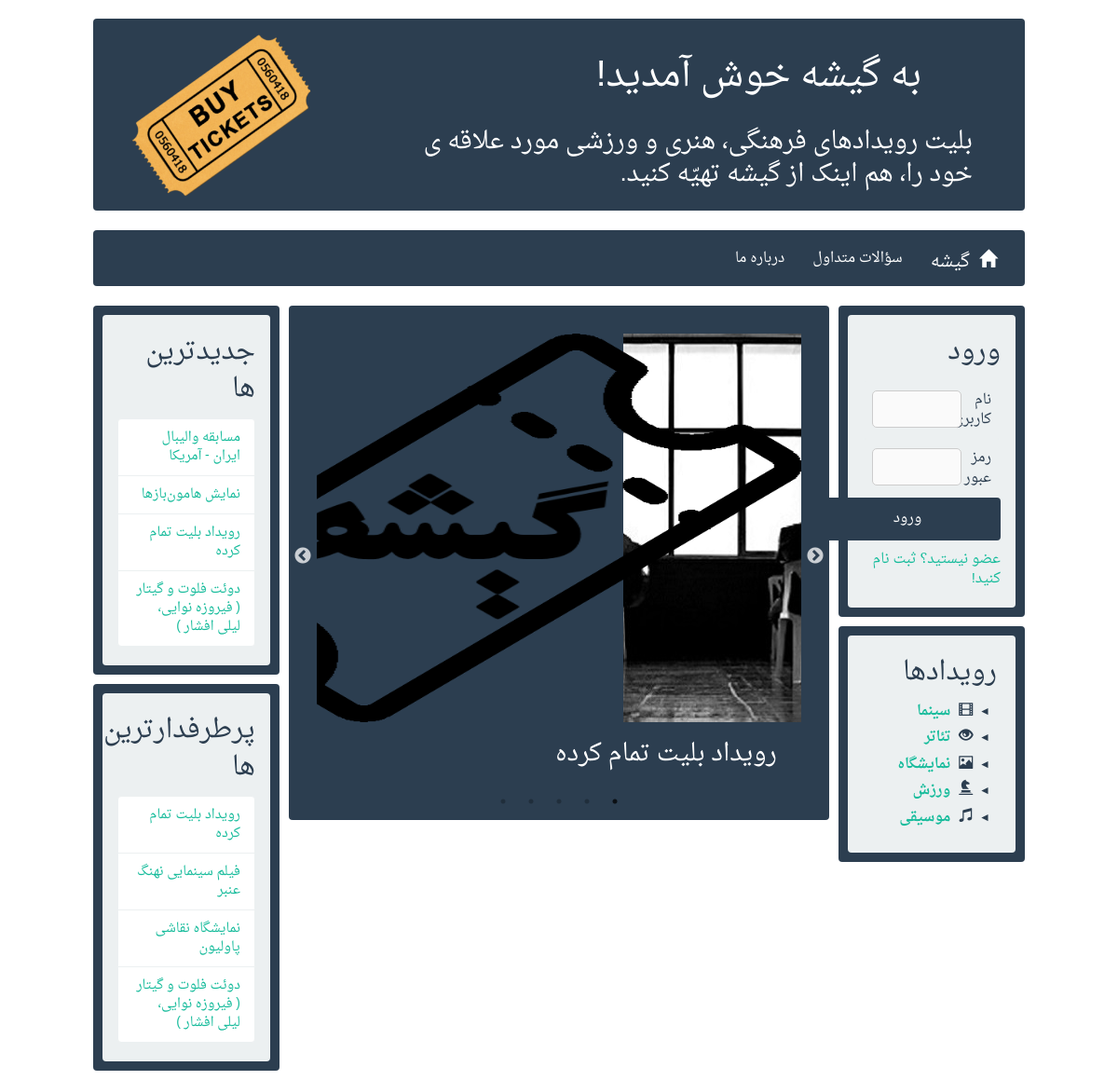
The page / on the database its author committed.
### services/models.py (models this page shows, shortened)
class Category(models.Model):
	category_name = models.CharField(max_length=100)
	category_glyphicon = models.CharField(max_length=30, null=True, blank=True)
	class Meta:
		verbose_name_plural = "دسته‌ها"
		verbose_name = "دسته"

class Event(models.Model):
	category = models.ForeignKey(Category)
	subcategory = ChainedForeignKey(SubCategory,
		chained_field="category",
		chained_model_field="category",
		show_all=False,
        auto_choose=True)
	event_title = models.CharField(max_length=255)
	event_image = models.ImageField(upload_to='media/', blank=True, default="media/noimage.png")
	event_place = models.CharField(max_length=255)
	event_description = models.TextField(blank=True)
	event_date = models.DateField()
	event_time = models.TimeField()
	event_deadline_date = models.DateField()
	event_deadline_time = models.TimeField()
	submit_date = models.DateTimeField(default=datetime.now)
	organizer = models.ForeignKey(Organizer)
	event_avg_rate = models.FloatField(default=0.0)
	class Meta:
		verbose_name_plural = "رویدادها"
		verbose_name = "رویداد"

### services/views.py (the view, shortened to what this page needs)
# urls.py: url(r'^$', 'services.views.home'),
def home(request):
	layout = get_layout()
	available_events = models.Event.objects.exclude(event_deadline_date__lt=datetime.datetime.now().date()).exclude(event_deadline_date=datetime.datetime.now().date(), event_deadline_time__lt=datetime.datetime.now().time()).order_by('?')[:5]
	if request.method == 'POST':
		return our_login(request) # don't forget to return!
	else:
		form = LoginForm()
		return render(request, 'home.html',
			{'form': form,
			'home': True,
			'visitor': True,
			'categories': layout['categories'],
			'available_events': available_events,
			'newest': layout['newest'],
			'most_populars': layout['most_populars']})

### users/forms.py
class LoginForm(forms.Form):
	username = forms.CharField(required=True, label='نام کاربری')
	password = forms.CharField(required=True, label='رمز عبور', widget=forms.PasswordInput)

### services/views.py (called while the page is built)
def get_layout():
	categories = models.Category.objects.all()
	most_populars = models.Event.objects.exclude(event_deadline_date__lt=datetime.datetime.now().date()).exclude(event_deadline_date=datetime.datetime.now().date(), event_deadline_time__lt=datetime.datetime.now().time()).order_by('-event_avg_rate')[:4]
	newest = models.Event.objects.exclude(event_deadline_date__lt=datetime.datetime.now().date()).exclude(event_deadline_date=datetime.datetime.now().date(), event_deadline_time__lt=datetime.datetime.now().time()).order_by('-submit_date')[:4]
	return {'categories': categories, 'newest': newest, 'most_populars': most_populars}

### services/templates/home.html (shortened to what this page needs)
{% extends "layout.html" %}
{% load static %}
{% block content %}
	<div id="main" style="border-radius: 4px">
		<div class="carousel">
			{% for event in available_events %}
			<div style="outline: none;">
				<img style="width: 711px; height: 417px; margin: 0 auto" src="{{ event.event_image.url }}" />
				<h3 style="color: #ffffff;">{{ event.event_title }}</h3>
			</div>
			{% endfor %}
		</div>
	</div>
{% endblock %}

### services/templates/layout.html (shortened to what this page needs)
<!DOCTYPE html>
<html dir="rtl">
<head>
	{% load staticfiles %}
	<link rel="stylesheet" href="{% static "styles/bootstrap.min.css" %}" />
	<link rel="stylesheet" href="{% static "styles/bootstrap-rtl.min.css" %}" />
	<link rel="stylesheet" href="{% static "styles/farsi-fonts.css" %}">
	<link rel="stylesheet" href="{% static "styles/mcustom.css" %}" />
	<link rel="stylesheet" href="{% static "styles/slick.css" %}" />
	<link rel="stylesheet" href="{% static "styles/slick-theme.css" %}" />
</head>
<body>
	{% if home %}
	<header class="col-md-10 col-md-offset-1 hidden-print" style="border-radius: 4px">
		<h1 class="col-md-10 col-md-offset-1 hidden-xs" style="color: #ffffff;">به گیشه خوش آمدید!</h1>
		<h3 class="col-md-8 pull-right hidden-xs" style="color: #ffffff; line-height: 35px">بلیت رویدادهای فرهنگی، هنری و ورزشی مورد علاقه ی خود را، هم اینک از گیشه تهیّه کنید.</h3>
		<img class="hidden-sm hidden-xs" id="ticket-img" src="{% static "images/Ticket.png" %}" style="width: 210px; height=210px" />
	</header>
	{% endif %}
	<nav class="navbar navbar-default col-md-10 col-md-offset-1 hidden-print">
		<div class="navbar-header">
			<a class="navbar-brand" href="/" tabindex="-1" style="outline: none"><span class="glyphicon glyphicon-home" style="margin-left: 10px;"></span>گیشه</a>
		</div>
		<div class="collapse navbar-collapse" id="bs-example-navbar-collapse-1">
			<ul class="nav navbar-nav">
				<li><a href="/FAQ/" tabindex="-1" style="outline: none">سؤالات متداول</a></li>
				<li><a href="/Gisheh/" tabindex="-1" style="outline: none">درباره ما</a></li>
			</ul>
		</div>
	</nav>
	<aside id="sidebar-1" class="col-md-2 col-md-offset-1 hidden-print">
		{% if visitor %}
		<div class="row" style="border-radius: 4px">
			<div class="col-md-12 well" style="margin: 0px;">
				<p style="font-size: 28px;">ورود</p>
				<form action="/" method="post">
					{% for field in form %}
					<div class="row" style="background-color: #ecf0f1; margin: 0px;">
						<div class="col-md-3" style="padding: 0px;">{{ field.label }}</div>
						<div class="col-md-9" style="padding: 0px;">{{ field }}</div>
					</div>
					{% endfor %}
					{% if bad_login %}
					<button id="login-btn" class="btn btn-danger btn-block" type="submit" style="width: 200px; margin-bottom: 10px;">ورود ناموفّق</button>
					{% else %}
					<button id="login-btn" class="btn btn-primary btn-block" type="submit" style="width: 200px; margin-bottom: 10px;">ورود</button>
					{% endif %}
				</form>
				<a href="/register/" tabindex="-1" style="outline: none">عضو نیستید؟ ثبت نام کنید!</a>
			</div>
		</div>
		{% endif %}
		<div class="row" style="border-radius: 4px">
			<div id="sidebar" class="well" style="margin: 0px;">
				<p style="font-size: 28px;">رویدادها</p>
				{% for category in categories %}
				<details>
					<summary>
						<i style="margin-left: 5px; margin-right: 3px" class="glyphicon glyphicon-{{ category.category_glyphicon }}"></i>
						<b><a class="clicked" href="/events/{{ category.category_name }}/" tabindex="-1" style="outline: none">{{ category.category_name }}</a></b>
					</summary>
				</details>
				{% endfor %}
			</div>
		</div>
	</aside>
	<section class="col-md-6 main">
		{% block content %}
		{% endblock %}
	</section>
	<aside id="sidebar-2" class="col-md-2 hidden-print">
		<div class="row" style="border-radius: 4px">
			<div class="col-md-12 well" style="margin: 0px;">
				<p style="font-size: 28px;">جدیدترین ها</p>
				<ul class="list-group" style="margin: 0;">
					{% for event in newest %}
					<li class="list-group-item">
						<a class="airview" data-content="{{ event.event_image.url }}" href="/events/{{ event.id }}/" tabindex="-1" style="outline: none">
							<p style="margin-bottom: 0px; font-size: 14px;">{{ event.event_title }}</p>
						</a>
					</li>
					{% endfor %}
				</ul>
			</div>
		</div>
		<div class="row" style="border-radius: 4px">
			<div class="col-md-12 well" style="margin: 0px;">
				<p style="font-size: 28px;">پرطرفدارترین ها</p>
				<ul class="list-group" style="margin: 0;">
					{% for event in most_populars %}
					<li class="list-group-item">
						<a class="airview" data-content="{{ event.event_image.url }}" href="/events/{{ event.id }}/" tabindex="-1" style="outline: none">
							<p style="margin-bottom: 0px; font-size: 14px;">{{ event.event_title }}</p>
						</a>
					</li>
					{% endfor %}
				</ul>
			</div>
		</div>
	</aside>
</body>
</html>

### static/styles/mcustom.css (style rules this page uses)
header { background-color: #2c3e50; border: 1px; border-radius: 4px; padding: 20px; margin-top: 20px; height: 206px; }
header h1, h3 { margin-right: 26px; }
#ticket-img { position: absolute; top: 10px; left: 35px; }
nav { margin-top: 21px; }
.main, .row { border: 1px; border-radius: 4px; }
.row { padding: 10px; margin-bottom: 10px; background-color: #2c3e50; }
.main { padding-right: 10px; padding-left: 10px; margin-bottom: 10px; }
#main { border: 1px; border-radius: 4px; padding: 30px; padding-bottom: 15px; background-color: #2c3e50; }
details { margin: 7px; }
input { padding: 10px; width: 100%; height: 40px; border: 1px solid #ccc; border-radius: 5px; background: #fafafa; }
button { margin: auto; }
summary { outline: none; }
summary:before { content: "◄"; }
summary:before, summary:after { font-size:.8em; border: none; }
details { cursor: pointer; }

### rows shown on the page
Category: category_name "سینما"
Category: category_name "تئاتر"
Category: category_name "نمایشگاه"
Category: category_name "ورزش"
Category: category_name "موسیقی"
Event: event_image (placeholder picture), event_title "رویداد بلیت تمام کرده"
Event: event_title "مسابقه والیبال ایران - آمریکا"
Event: event_title "نمایش هامون‌بازها"
Event: event_title "دوئت فلوت و گيتار ( فيروزه نوايی، ليلی افشار )"
Event: event_title "فیلم سینمایی نهنگ عنبر"
Event: event_title "نمایشگاه نقاشی پاولیون"

### other values the page prints
{{ field.label }} "نام کاربری" "رمز عبور"
